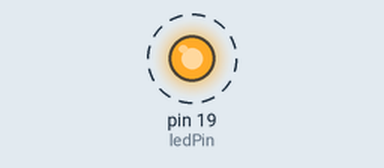
The sketch below on a simulated Arduino Uno, built with avr-gcc and run on an emulated ATmega328P. Shown: output pins drawn as LEDs (lit = HIGH). Dashed ring = blinking.

Above: at 0.5 s.
Timing chart, 0 to 4.6 s (numbered marks = the images above):
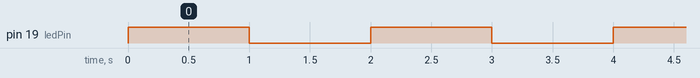

Measured:
- by itself, pin 19 (ledPin): alternates HIGH for 1.0 s and LOW for 1.0 s

The sketch:

lab1_part1.ino
```cpp
#define ledPin 19  //assign the pin
void setup() {
  // put your setup code here, to run once:
  pinMode(ledPin,OUTPUT); //setup the pin to ouput mode
  digitalWrite(ledPin,LOW); //initiate the pin to low
}

void loop() {
  // put your main code here, to run repeatedly:
  digitalWrite(ledPin,HIGH); //turn on
  delay(1000); //wait for 1s
  digitalWrite(ledPin,LOW); // turn off
  delay(1000); // wait for 1s
}
```
